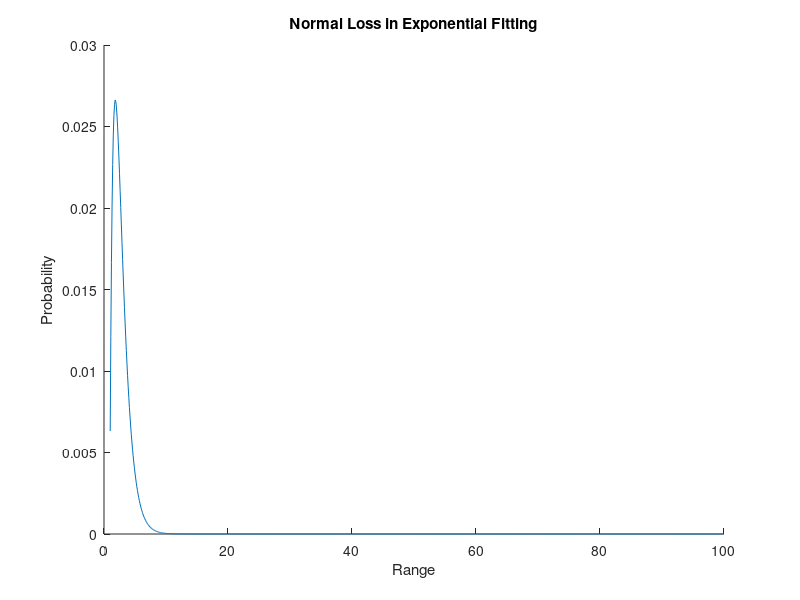
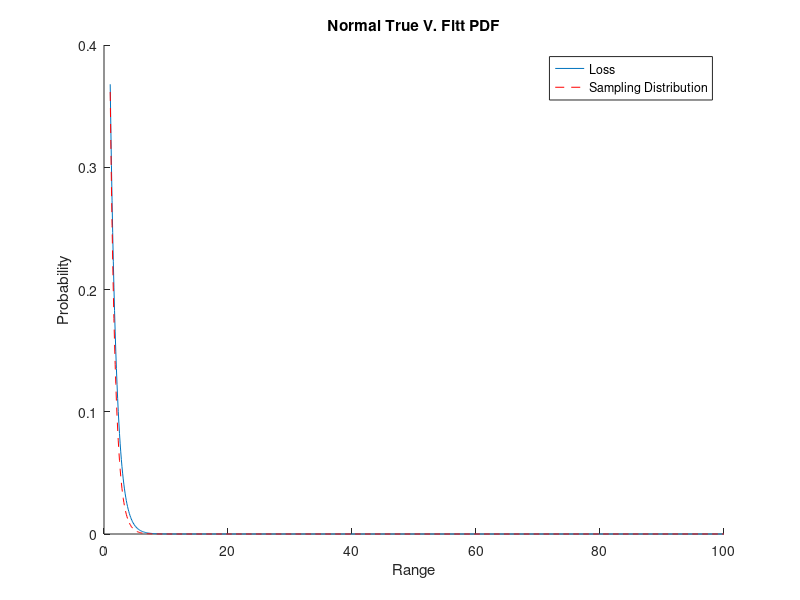
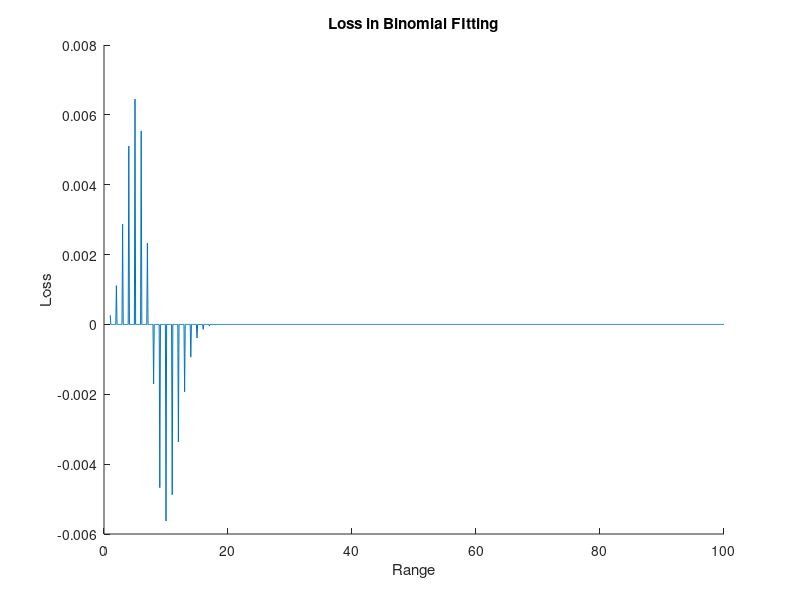
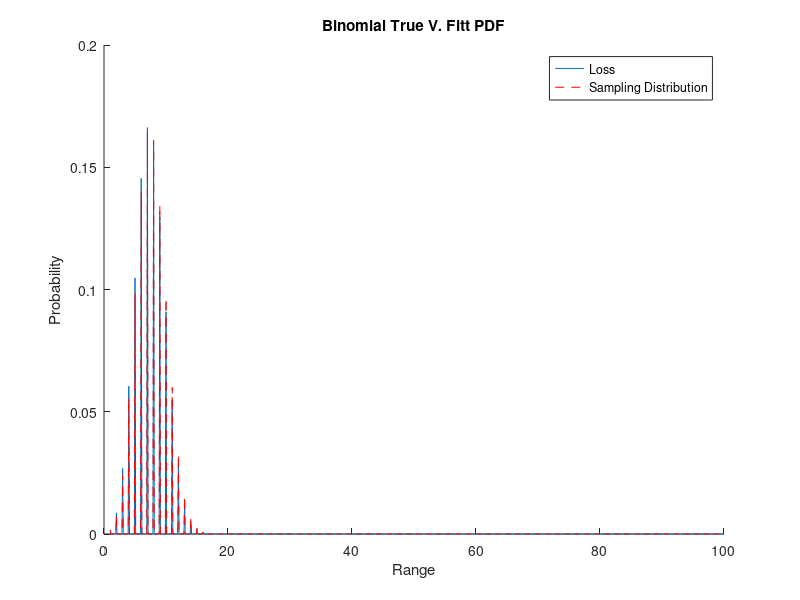

Write the MATLAB code that produced these figures, in order.

%Fit probability Distribution to data

load examgrades
x = grades(:, 1);
x_pdf = [1:0.1:100];
num_samples = 100;
x_test = reshape([1:1:num_samples], [], 1);

%---NORMAL------
disp("Exponential")
mu_true = 40;
sigma_true = 10;
pd_true = makedist('Exponential');
y_true = pdf(pd_true, x_test);
%rng('default') % For reproducibility
for i = 1:num_samples
    y_true(i) = random(pd_true);
end

pd = fitdist(y_true, 'Exponential');
disp("mu_true:" + pd_true.mu)

y = pdf(pd, x_pdf);
y2 = pdf(pd_true, x_pdf);
figure('Name', "Exponential fitting")
%histogram(y_true,'Normalization','pdf');
line(x_pdf, y2-y);
title("Normal Loss in Exponential Fitting")
xlabel('Range') 
ylabel('Probability') 

figure('Name', "Exponential fitting")
%histogram(y_true,'Normalization','pdf');
line(x_pdf, y2);
line(x_pdf, y, 'Color', 'red','LineStyle','--');
legend({'Loss','Sampling Distribution'},'Location','northeast')
title("Normal True V. Fitt PDF")
xlabel('Range') 
ylabel('Probability') 
%--binomial---
disp("Binomial")
pd_true = makedist('binomial', 'N', 30, 'p', 0.25);
for i = 1:num_samples
    y_true(i) = random(pd_true);
end
pd = fitdist(y_true, 'binomial','NTrials',30);
disp("p_true:" + pd_true.p)
disp("p_exp:" + pd.p)
y = pdf(pd, x_pdf);
y2 = pdf(pd_true, x_pdf);
figure('Name', "Binomial fitting")
%histogram(y_true,'Normalization','pdf')
line(x_pdf, y2-y)
title("Loss in Binomial FItting")
xlabel('Range') 
ylabel('Loss') 


figure('Name', "Binomial fitting")
%histogram(y_true,'Normalization','pdf');
line(x_pdf, y2);
line(x_pdf, y, 'Color', 'red','LineStyle','--');
legend({'Loss','Sampling Distribution'},'Location','northeast')
title("Binomial True V. Fitt PDF")
xlabel('Range') 
ylabel('Probability') 

%-- Gamma---
disp("Gamma");
pd_true = makedist('Gamma', 'a', 30, 'b', 1);
for i = 1:num_samples
    y_true(i) = random(pd_true);
end 
pd = fitdist(y_true, 'Gamma');
disp("a_true:"+pd_true.a);
disp("a_exp:"+pd.a);
disp("b_true:"+pd_true.b);
disp("b_exp:"+pd.b);
y = pdf(pd, x_pdf);
y2 = pdf(pd_true, x_pdf);
figure('Name', "Gamma fittin")
%histogram(y_true,'Normalization','pdf')
line(x_pdf, y2-y);
title("Loss in Gamma Fitting")
xlabel('Range') 
ylabel('Probability') 



figure('Name', "Gamma fitting")
%histogram(y_true,'Normalization','pdf');
line(x_pdf, y2);
line(x_pdf, y, 'Color', 'red','LineStyle','--');
legend({'Loss','Sampling Distribution'},'Location','northeast')
title("Gamma True V. Fitt PDF")
xlabel('Range') 
ylabel('Probability') 
